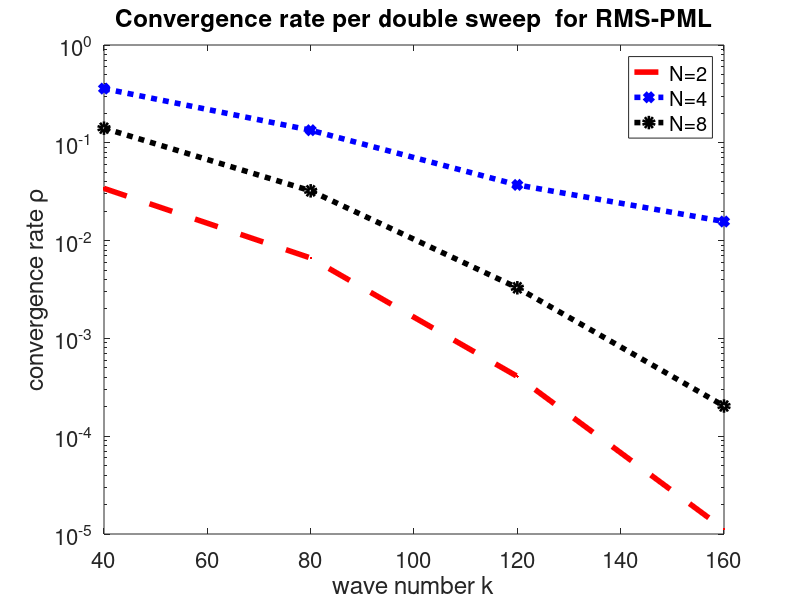

Here is the MATLAB script that generated this plot:

res40 = [0.000353957, 1.20997e-05, 8.38779e-08, 1.43567e-09, 1.47209e-11, 2.13791e-13, 2.4407e-15, 4.07441e-17]
res80 = [0.000106515, 7.07078e-07, 3.06996e-09, 1.76242e-11, 1.44865e-13, 8.01677e-16, 1.02124e-17]
res120 = [5.24618e-05, 2.14323e-08, 4.68339e-12, 3.97922e-15, 3.56184e-18]
res160 = [3.17282e-05, 3.563e-10, 9.43074e-16, 1.61262e-18]

ras2=[res40(2)/res40(1),res80(2)/res80(1),res120(2)/res120(1),res160(2)/res160(1) ]


res40 = [0.000353957, 0.000126816, 1.50587e-05, 1.0969e-06, 8.26023e-08, 1.35909e-08, 1.60643e-09, 1.53777e-10, 1.52925e-11, 1.89434e-12, 2.32191e-13, 2.45501e-14, 2.57126e-15, 3.00875e-16]
res80 = [0.000106515, 1.43206e-05, 1.0669e-06, 4.973e-08, 3.92333e-09, 3.3519e-10, 2.65716e-11, 2.32023e-12, 2.04851e-13, 1.41617e-14, 1.12336e-15, 1.06066e-16]
res120 = [5.24618e-05, 1.94677e-06, 3.4443e-08, 4.38412e-10, 6.91166e-12, 2.79752e-13, 6.39204e-15, 7.75301e-17, 3.42887e-18]
res160 = [3.17282e-05, 4.97009e-07, 5.86837e-10, 1.31745e-12, 1.42716e-15, 7.79492e-18]

ras4=[res40(2)/res40(1),res80(2)/res80(1),res120(2)/res120(1),res160(2)/res160(1) ]






res40 = [0.000353957, 4.99164e-05, 4.92532e-07, 6.45139e-09, 1.31398e-10, 1.61065e-12, 3.6713e-14, 4.86706e-16, 2.83942e-17]
res80 = [0.000106515, 3.43802e-06, 1.209e-08, 1.23056e-10, 9.29405e-13, 9.23101e-15, 9.03527e-17]
res120 = [5.24618e-05, 1.72802e-07, 2.47435e-11, 2.01439e-14, 1.01868e-17]
res160 = [3.17282e-05, 6.45958e-09, 7.4442e-15, 1.6739e-18]



ras8=[res40(2)/res40(1),res80(2)/res80(1),res120(2)/res120(1),res160(2)/res160(1) ]


semilogy([40,80,120,160], ras2,'r--.','DisplayName','N=2','LineWidth',4)
hold on
semilogy([40,80,120,160], ras4,'b:x','DisplayName','N=4','LineWidth',4)
semilogy([40,80,120,160], ras8,'k:o','DisplayName','N=8','LineWidth',4)

legend('show');

xlabel('wave number k');
ylabel('convergence rate \rho');
title('Convergence rate per double sweep  for RMS-PML');
set(gca,'FontSize',16);
hold off
